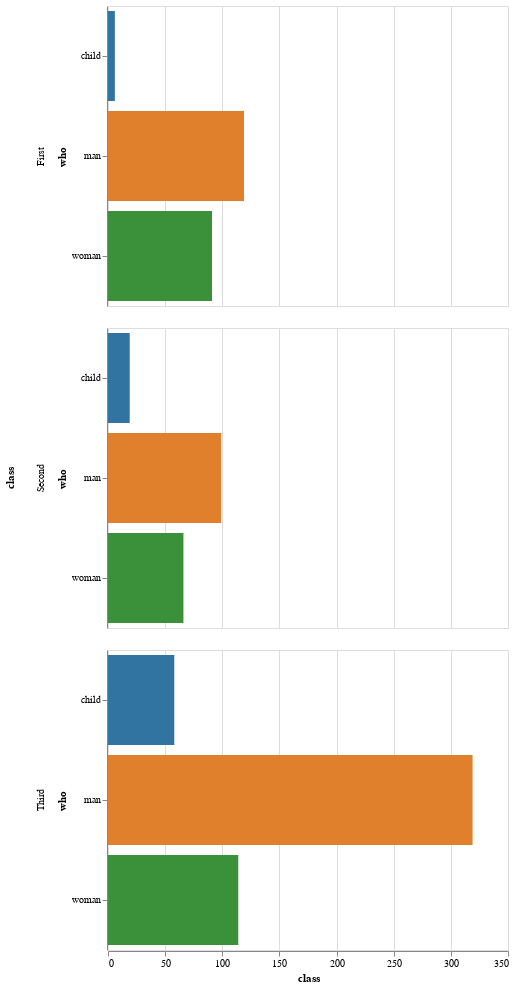

Notebook cell for this chart:
### Code cell
display(salt.countplot(y="class", hue="who", data=titanic))
ax = sns.countplot(y="class", hue="who", data=titanic)

### Figure 1 — Vega-Lite specification as saved in the notebook (floating-point values rounded to 4 significant figures; data arrays with more than 128 entries replaced by an {"elided": "..."} marker saying what was removed)
{"$schema": "https://vega.github.io/schema/vega-lite/v2.4.1.json", "config": {"range": {"category": ["rgba(49,115,161,1)", "rgba(224,128,44,1)", "rgba(58,145,58,1)", "rgba(192,60,61,1)", "rgba(147,113,178,1)", "rgba(131,91,83,1)", "rgba(213,132,188,1)", "rgba(127,127,127,1)", "rgba(168,169,53,1)", "rgba(45,171,184,1)"]}, "view": {"height": 300, "width": 400}}, "data": {"values": {"elided": "891 records"}}, "facet": {"row": {"field": "class", "type": "nominal"}}, "spec": {"encoding": {"color": {"field": "who", "legend": null, "type": "nominal"}, "x": {"aggregate": "count", "axis": {"title": "class"}, "field": "class", "type": "quantitative"}, "y": {"field": "who", "type": "nominal"}}, "mark": "bar"}}
